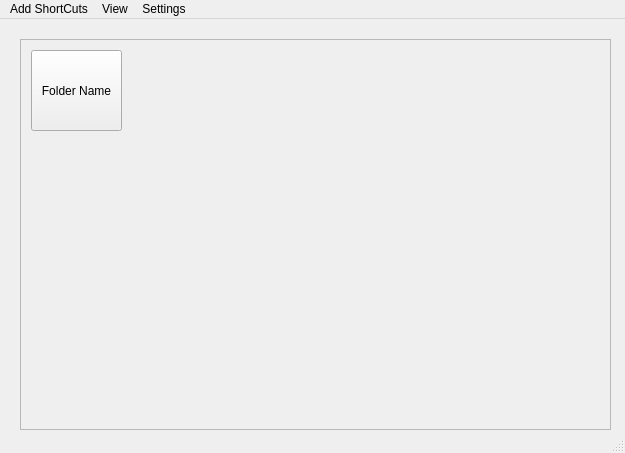
<?xml version="1.0" encoding="UTF-8"?>
<ui version="4.0">
 <class>MainWindow</class>
 <widget class="QMainWindow" name="MainWindow">
  <property name="geometry">
   <rect>
    <x>0</x>
    <y>0</y>
    <width>625</width>
    <height>453</height>
   </rect>
  </property>
  <property name="windowTitle">
   <string>Shortcut-Box</string>
  </property>
  <widget class="QWidget" name="centralwidget">
   <widget class="QScrollArea" name="scrollArea">
    <property name="geometry">
     <rect>
      <x>20</x>
      <y>20</y>
      <width>591</width>
      <height>391</height>
     </rect>
    </property>
    <property name="widgetResizable">
     <bool>true</bool>
    </property>
    <widget class="QWidget" name="scrollAreaWidgetContents">
     <property name="geometry">
      <rect>
       <x>0</x>
       <y>0</y>
       <width>589</width>
       <height>389</height>
      </rect>
     </property>
     <widget class="QPushButton" name="folderBtn1">
      <property name="geometry">
       <rect>
        <x>10</x>
        <y>10</y>
        <width>91</width>
        <height>81</height>
       </rect>
      </property>
      <property name="cursor">
       <cursorShape>PointingHandCursor</cursorShape>
      </property>
      <property name="acceptDrops">
       <bool>true</bool>
      </property>
      <property name="toolTip">
       <string extracomment="this is added Folder">this is added Folder</string>
      </property>
      <property name="whatsThis">
       <string>&lt;html&gt;&lt;head/&gt;&lt;body&gt;&lt;p&gt;Open Folder E:/tutorials&lt;/p&gt;&lt;/body&gt;&lt;/html&gt;</string>
      </property>
      <property name="text">
       <string>Folder Name</string>
      </property>
     </widget>
    </widget>
   </widget>
  </widget>
  <widget class="QStatusBar" name="statusbar"/>
  <widget class="QMenuBar" name="menubar">
   <property name="geometry">
    <rect>
     <x>0</x>
     <y>0</y>
     <width>625</width>
     <height>23</height>
    </rect>
   </property>
   <widget class="QMenu" name="menuShortCuts">
    <property name="title">
     <string>Add ShortCuts</string>
    </property>
    <addaction name="actionAdd_Shortcut_Folder"/>
    <addaction name="action_Shortcut_Application"/>
    <addaction name="action_Shortcut_WebLink"/>
    <addaction name="action_Shortcut_SSO_WebLink"/>
   </widget>
   <widget class="QMenu" name="menuSettings">
    <property name="title">
     <string>Settings</string>
    </property>
    <addaction name="actionReload"/>
    <addaction name="actionSave_Settings"/>
    <addaction name="actionSave_Credentials"/>
    <addaction name="actionShortCuts"/>
   </widget>
   <widget class="QMenu" name="menuView">
    <property name="title">
     <string>View</string>
    </property>
    <addaction name="actionQuick_Folders"/>
    <addaction name="actionQuick_Links"/>
    <addaction name="actionQuick_Applications"/>
   </widget>
   <addaction name="menuShortCuts"/>
   <addaction name="menuView"/>
   <addaction name="menuSettings"/>
  </widget>
  <action name="actionAdd_Shortcut_Folder">
   <property name="text">
    <string>+ Shortcut Folder</string>
   </property>
  </action>
  <action name="action_Shortcut_Application">
   <property name="text">
    <string>+ Shortcut Application</string>
   </property>
  </action>
  <action name="action_Shortcut_WebLink">
   <property name="text">
    <string>+ Shortcut WebLink</string>
   </property>
  </action>
  <action name="action_Shortcut_SSO_WebLink">
   <property name="text">
    <string>+ Shortcut SSO WebLink</string>
   </property>
  </action>
  <action name="actionReload">
   <property name="text">
    <string>Reload</string>
   </property>
  </action>
  <action name="actionSave_Settings">
   <property name="text">
    <string>Save Settings</string>
   </property>
  </action>
  <action name="actionShortCuts">
   <property name="text">
    <string>ShortCuts</string>
   </property>
  </action>
  <action name="actionQuick_Folders">
   <property name="text">
    <string>Quick Folders</string>
   </property>
  </action>
  <action name="actionQuick_Links">
   <property name="text">
    <string>Quick Links</string>
   </property>
  </action>
  <action name="actionQuick_Applications">
   <property name="text">
    <string>Quick Applications</string>
   </property>
  </action>
  <action name="actionSave_Credentials">
   <property name="text">
    <string>Save Credentials</string>
   </property>
  </action>
 </widget>
 <resources/>
 <connections/>
</ui>
